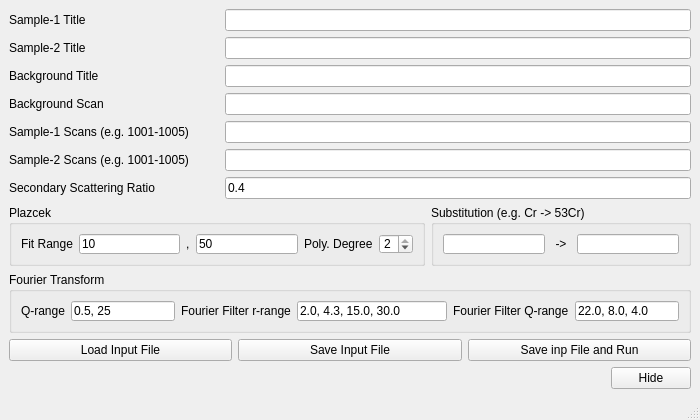
<?xml version="1.0" encoding="UTF-8"?>
<ui version="4.0">
 <class>MainWindow</class>
 <widget class="QMainWindow" name="MainWindow">
  <property name="geometry">
   <rect>
    <x>0</x>
    <y>0</y>
    <width>600</width>
    <height>420</height>
   </rect>
  </property>
  <property name="minimumSize">
   <size>
    <width>700</width>
    <height>420</height>
   </size>
  </property>
  <property name="maximumSize">
   <size>
    <width>16777215</width>
    <height>420</height>
   </size>
  </property>
  <property name="windowTitle">
   <string>Isotope Substitution</string>
  </property>
  <widget class="QWidget" name="centralwidget">
   <layout class="QVBoxLayout" name="verticalLayout">
    <item>
     <layout class="QHBoxLayout" name="horizontal_Layout_1">
      <item>
       <widget class="QLabel" name="label">
        <property name="minimumSize">
         <size>
          <width>210</width>
          <height>0</height>
         </size>
        </property>
        <property name="maximumSize">
         <size>
          <width>210</width>
          <height>16777215</height>
         </size>
        </property>
        <property name="text">
        <string>Sample-1 Title</string>
        </property>
       </widget>
      </item>
      <item>
       <widget class="QLineEdit" name="sample_1_title">
        <property name="minimumSize">
         <size>
          <width>200</width>
          <height>0</height>
         </size>
        </property>
        <property name="maximumSize">
         <size>
          <width>16777215</width>
          <height>16777215</height>
         </size>
        </property>
        <property name="text">
         <string></string>
        </property>
       </widget>
      </item>
     </layout>
    </item>
    <item>
     <layout class="QHBoxLayout" name="horizontal_Layout_2">
      <item>
       <widget class="QLabel" name="label">
        <property name="minimumSize">
         <size>
          <width>210</width>
          <height>0</height>
         </size>
        </property>
        <property name="maximumSize">
         <size>
          <width>210</width>
          <height>16777215</height>
         </size>
        </property>
        <property name="text">
        <string>Sample-2 Title</string>
        </property>
       </widget>
      </item>
      <item>
       <widget class="QLineEdit" name="sample_2_title">
        <property name="minimumSize">
         <size>
          <width>200</width>
          <height>0</height>
         </size>
        </property>
        <property name="maximumSize">
         <size>
          <width>16777215</width>
          <height>16777215</height>
         </size>
        </property>
        <property name="text">
         <string></string>
        </property>
       </widget>
      </item>
     </layout>
    </item>
    <item>
     <layout class="QHBoxLayout" name="horizontal_Layout_3">
      <item>
       <widget class="QLabel" name="label">
        <property name="minimumSize">
         <size>
          <width>210</width>
          <height>0</height>
         </size>
        </property>
        <property name="maximumSize">
         <size>
          <width>210</width>
          <height>16777215</height>
         </size>
        </property>
        <property name="text">
        <string>Background Title</string>
        </property>
       </widget>
      </item>
      <item>
       <widget class="QLineEdit" name="bkg_title">
        <property name="minimumSize">
         <size>
          <width>200</width>
          <height>0</height>
         </size>
        </property>
        <property name="maximumSize">
         <size>
          <width>16777215</width>
          <height>16777215</height>
         </size>
        </property>
        <property name="text">
         <string></string>
        </property>
       </widget>
      </item>
     </layout>
    </item>
    <item>
     <layout class="QHBoxLayout" name="horizontal_Layout_4">
      <item>
       <widget class="QLabel" name="label">
        <property name="minimumSize">
         <size>
          <width>210</width>
          <height>0</height>
         </size>
        </property>
        <property name="maximumSize">
         <size>
          <width>210</width>
          <height>16777215</height>
         </size>
        </property>
        <property name="text">
        <string>Background Scan</string>
        </property>
       </widget>
      </item>
      <item>
       <widget class="QLineEdit" name="bkg_scans">
        <property name="minimumSize">
         <size>
          <width>200</width>
          <height>0</height>
         </size>
        </property>
        <property name="maximumSize">
         <size>
          <width>16777215</width>
          <height>16777215</height>
         </size>
        </property>
        <property name="text">
         <string></string>
        </property>
       </widget>
      </item>
     </layout>
    </item>
    <item>
     <layout class="QHBoxLayout" name="horizontal_Layout_5">
      <item>
       <widget class="QLabel" name="label">
        <property name="minimumSize">
         <size>
          <width>210</width>
          <height>0</height>
         </size>
        </property>
        <property name="maximumSize">
         <size>
          <width>210</width>
          <height>16777215</height>
         </size>
        </property>
        <property name="text">
        <string>Sample-1 Scans (e.g. 1001-1005)</string>
        </property>
       </widget>
      </item>
      <item>
       <widget class="QLineEdit" name="sample_1_scans">
        <property name="minimumSize">
         <size>
          <width>200</width>
          <height>0</height>
         </size>
        </property>
        <property name="maximumSize">
         <size>
          <width>16777215</width>
          <height>16777215</height>
         </size>
        </property>
        <property name="text">
         <string></string>
        </property>
       </widget>
      </item>
     </layout>
    </item>
    <item>
     <layout class="QHBoxLayout" name="horizontal_Layout_6">
      <item>
       <widget class="QLabel" name="label">
        <property name="minimumSize">
         <size>
          <width>210</width>
          <height>0</height>
         </size>
        </property>
        <property name="maximumSize">
         <size>
          <width>210</width>
          <height>16777215</height>
         </size>
        </property>
        <property name="text">
        <string>Sample-2 Scans (e.g. 1001-1005)</string>
        </property>
       </widget>
      </item>
      <item>
       <widget class="QLineEdit" name="sample_2_scans">
        <property name="minimumSize">
         <size>
          <width>200</width>
          <height>0</height>
         </size>
        </property>
        <property name="maximumSize">
         <size>
          <width>16777215</width>
          <height>16777215</height>
         </size>
        </property>
        <property name="text">
         <string></string>
        </property>
       </widget>
      </item>
     </layout>
    </item>
    <item>
     <layout class="QHBoxLayout" name="horizontal_Layout_5a">
      <item>
       <widget class="QLabel" name="label">
        <property name="minimumSize">
         <size>
          <width>210</width>
          <height>0</height>
         </size>
        </property>
        <property name="maximumSize">
         <size>
          <width>210</width>
          <height>16777215</height>
         </size>
        </property>
        <property name="text">
        <string>Secondary Scattering Ratio</string>
        </property>
       </widget>
      </item>
      <item>
       <widget class="QLineEdit" name="secondary_scattering_ratio">
        <property name="minimumSize">
         <size>
          <width>200</width>
          <height>0</height>
         </size>
        </property>
        <property name="maximumSize">
         <size>
          <width>16777215</width>
          <height>16777215</height>
         </size>
        </property>
        <property name="text">
         <string>0.4</string>
        </property>
       </widget>
      </item>
     </layout>
    </item>
    <item>
     <layout class="QHBoxLayout" name="horizontalLayout_x1">
      <item>
       <widget class="QGroupBox" name="groupBox_x1">
        <property name="title">
         <string>Plazcek</string>
        </property>
        <layout class="QVBoxLayout" name="verticalLayout_x1">
         <item>
          <layout class="QHBoxLayout" name="horizontalLayout_x2">
           <item>
            <widget class="QLabel" name="label_x1">
             <property name="text">
              <string>Fit Range</string>
             </property>
            </widget>
           </item>
           <item>
            <widget class="QLineEdit" name="plazcek_fit_range_min">
             <property name="minimumSize">
              <size>
               <width>100</width>
               <height>0</height>
              </size>
             </property>
             <property name="maximumSize">
              <size>
               <width>16777215</width>
               <height>16777215</height>
              </size>
             </property>
             <property name="text">
              <string>10</string>
             </property>
            </widget>
           </item>
           <item>
            <widget class="QLabel" name="label_x2">
             <property name="text">
              <string>,</string>
             </property>
            </widget>
           </item>
           <item>
            <widget class="QLineEdit" name="plazcek_fit_range_max">
             <property name="minimumSize">
              <size>
               <width>100</width>
               <height>0</height>
              </size>
             </property>
             <property name="maximumSize">
              <size>
               <width>16777215</width>
               <height>16777215</height>
              </size>
             </property>
             <property name="text">
              <string>50</string>
             </property>
            </widget>
           </item>
           <item>
            <layout class="QHBoxLayout" name="horizontalLayout_x3">
             <item>
              <widget class="QLabel" name="label_x3">
               <property name="text">
                <string>Poly. Degree</string>
               </property>
              </widget>
             </item>
             <item>
              <widget class="QSpinBox" name="ndeg">
               <property name="maximum">
                <number>2</number>
               </property>
               <property name="value">
                <number>2</number>
               </property>
              </widget>
             </item>
            </layout>
           </item>
          </layout>
         </item>
        </layout>
       </widget>
      </item>
      <item>
       <widget class="QGroupBox" name="groupBox_34">
        <property name="title">
         <string>Substitution (e.g. Cr -> 53Cr)</string>
        </property>
        <layout class="QVBoxLayout" name="verticalLayout_x2">
         <item>
          <layout class="QHBoxLayout" name="horizontalLayout_x4">
           <item>
            <widget class="QLineEdit" name="subs_init">
             <property name="minimumSize">
              <size>
               <width>100</width>
               <height>0</height>
              </size>
             </property>
             <property name="maximumSize">
              <size>
               <width>16777215</width>
               <height>16777215</height>
              </size>
             </property>
             <property name="text">
              <string></string>
             </property>
            </widget>
           </item>
           <item>
            <widget class="QLabel" name="label_x4">
             <property name="text">
              <string>-></string>
             </property>
             <property name="alignment">
              <set>Qt::AlignHCenter|Qt::AlignVCenter</set>
             </property>
             <property name="minimumSize">
              <size>
               <width>20</width>
               <height>0</height>
              </size>
             </property>
             <property name="maximumSize">
              <size>
               <width>20</width>
               <height>16777215</height>
              </size>
             </property>
            </widget>
           </item>
           <item>
            <widget class="QLineEdit" name="subs_rep">
             <property name="minimumSize">
              <size>
               <width>100</width>
               <height>0</height>
              </size>
             </property>
             <property name="maximumSize">
              <size>
               <width>16777215</width>
               <height>16777215</height>
              </size>
             </property>
             <property name="text">
              <string></string>
             </property>
            </widget>
           </item>
          </layout>
         </item>
        </layout>
       </widget>
      </item>
     </layout>
    </item>
    <item>
     <widget class="QGroupBox" name="groupBox_34">
      <property name="title">
       <string>Fourier Transform</string>
      </property>
      <layout class="QHBoxLayout" name="horizontalLayout_x4">
       <item>
        <widget class="QLabel" name="label_x5">
         <property name="text">
          <string>Q-range</string>
         </property>
        </widget>
       </item>
       <item>
        <widget class="QLineEdit" name="ft_qrange">
         <property name="minimumSize">
          <size>
           <width>70</width>
           <height>0</height>
          </size>
         </property>
         <property name="maximumSize">
          <size>
           <width>16777215</width>
           <height>16777215</height>
          </size>
         </property>
         <property name="text">
          <string>0.5, 25</string>
         </property>
        </widget>
       </item>
       <item>
        <widget class="QLabel" name="label_x6">
         <property name="text">
          <string>Fourier Filter r-range</string>
         </property>
        </widget>
       </item>
       <item>
        <widget class="QLineEdit" name="ff_rrange">
         <property name="minimumSize">
          <size>
           <width>150</width>
           <height>0</height>
          </size>
         </property>
         <property name="maximumSize">
          <size>
           <width>16777215</width>
           <height>16777215</height>
          </size>
         </property>
         <property name="text">
          <string>2.0, 4.3, 15.0, 30.0</string>
         </property>
        </widget>
       </item>
       <item>
        <widget class="QLabel" name="label_x6">
         <property name="text">
          <string>Fourier Filter Q-range</string>
         </property>
        </widget>
       </item>
       <item>
        <widget class="QLineEdit" name="ff_qrange">
         <property name="minimumSize">
          <size>
           <width>100</width>
           <height>0</height>
          </size>
         </property>
         <property name="maximumSize">
          <size>
           <width>16777215</width>
           <height>16777215</height>
          </size>
         </property>
         <property name="text">
          <string>22.0, 8.0, 4.0</string>
         </property>
        </widget>
       </item>
      </layout>
     </widget>
    </item>
    <item>
     <layout class="QHBoxLayout" name="horizontalLayout_x6">
      <item>
       <widget class="QPushButton" name="load_fod_input_button">
        <property name="minimumSize">
         <size>
          <width>200</width>
          <height>0</height>
         </size>
        </property>
        <property name="maximumSize">
         <size>
          <width>16777215</width>
          <height>16777215</height>
         </size>
        </property>
        <property name="text">
         <string>Load Input File</string>
        </property>
       </widget>
      </item>
      <item>
       <widget class="QPushButton" name="save_fod_input_button">
        <property name="minimumSize">
         <size>
          <width>200</width>
          <height>0</height>
         </size>
        </property>
        <property name="maximumSize">
         <size>
          <width>16777215</width>
          <height>16777215</height>
         </size>
        </property>
        <property name="text">
         <string>Save Input File</string>
        </property>
       </widget>
      </item>
      <item>
       <widget class="QPushButton" name="save_and_run_fod_input">
        <property name="minimumSize">
         <size>
          <width>200</width>
          <height>0</height>
         </size>
        </property>
        <property name="maximumSize">
         <size>
          <width>16777215</width>
          <height>16777215</height>
         </size>
        </property>
        <property name="text">
         <string>Save inp File and Run</string>
        </property>
       </widget>
      </item>
     </layout>
    </item>
    <item>
     <layout class="QHBoxLayout" name="horizontalLayout_x5">
      <item>
       <spacer name="horizontalSpacer">
        <property name="orientation">
         <enum>Qt::Horizontal</enum>
        </property>
        <property name="sizeHint" stdset="0">
         <size>
          <width>40</width>
          <height>20</height>
         </size>
        </property>
       </spacer>
      </item>
      <item>
       <widget class="QPushButton" name="pushButton">
        <property name="text">
         <string>Hide</string>
        </property>
       </widget>
      </item>
     </layout>
    </item>
   </layout>
  </widget>
  <widget class="QMenuBar" name="menubar">
   <property name="geometry">
    <rect>
     <x>0</x>
     <y>0</y>
     <width>499</width>
     <height>20</height>
    </rect>
   </property>
  </widget>
  <widget class="QStatusBar" name="statusbar"/>
 </widget>
 <resources/>
 <connections>
  <connection>
   <sender>pushButton</sender>
   <signal>clicked()</signal>
   <receiver>MainWindow</receiver>
   <slot>hide_button_clicked()</slot>
   <hints>
    <hint type="sourcelabel">
     <x>317</x>
     <y>522</y>
    </hint>
    <hint type="destinationlabel">
     <x>223</x>
     <y>524</y>
    </hint>
   </hints>
  </connection>
 </connections>
 <slots>
  <slot>hide_button_clicked()</slot>
 </slots>
</ui>
